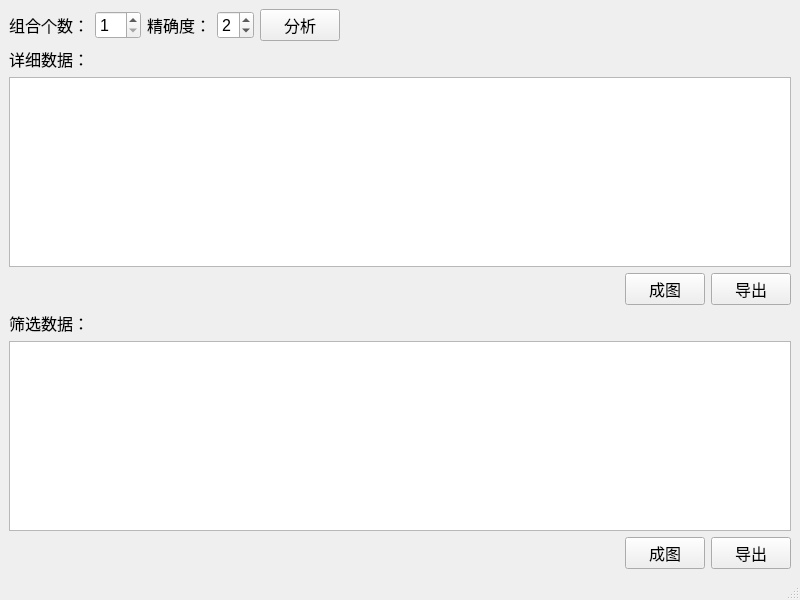
<?xml version="1.0" encoding="UTF-8"?>
<ui version="4.0">
 <class>MainWindow</class>
 <widget class="QMainWindow" name="MainWindow">
  <property name="geometry">
   <rect>
    <x>0</x>
    <y>0</y>
    <width>800</width>
    <height>600</height>
   </rect>
  </property>
  <property name="windowTitle">
   <string>回归分析</string>
  </property>
  <widget class="QWidget" name="centralwidget">
   <layout class="QVBoxLayout" name="verticalLayout_3">
    <item>
     <layout class="QHBoxLayout" name="horizontalLayout_3">
      <item>
       <widget class="QLabel" name="label">
        <property name="font">
         <font>
          <pointsize>12</pointsize>
         </font>
        </property>
        <property name="text">
         <string>组合个数：</string>
        </property>
       </widget>
      </item>
      <item>
       <widget class="QSpinBox" name="spinBox">
        <property name="sizePolicy">
         <sizepolicy hsizetype="Fixed" vsizetype="Fixed">
          <horstretch>0</horstretch>
          <verstretch>0</verstretch>
         </sizepolicy>
        </property>
        <property name="font">
         <font>
          <pointsize>12</pointsize>
         </font>
        </property>
        <property name="minimum">
         <number>1</number>
        </property>
        <property name="maximum">
         <number>50</number>
        </property>
       </widget>
      </item>
      <item>
       <widget class="QLabel" name="label_2">
        <property name="font">
         <font>
          <pointsize>12</pointsize>
         </font>
        </property>
        <property name="text">
         <string>精确度：</string>
        </property>
       </widget>
      </item>
      <item>
       <widget class="QSpinBox" name="spinBox_2">
        <property name="sizePolicy">
         <sizepolicy hsizetype="Fixed" vsizetype="Fixed">
          <horstretch>0</horstretch>
          <verstretch>0</verstretch>
         </sizepolicy>
        </property>
        <property name="font">
         <font>
          <pointsize>12</pointsize>
         </font>
        </property>
        <property name="maximum">
         <number>6</number>
        </property>
        <property name="value">
         <number>2</number>
        </property>
       </widget>
      </item>
      <item>
       <widget class="QPushButton" name="btn_regression">
        <property name="font">
         <font>
          <pointsize>12</pointsize>
         </font>
        </property>
        <property name="text">
         <string>分析</string>
        </property>
       </widget>
      </item>
      <item>
       <spacer name="horizontalSpacer_3">
        <property name="orientation">
         <enum>Qt::Horizontal</enum>
        </property>
        <property name="sizeHint" stdset="0">
         <size>
          <width>40</width>
          <height>20</height>
         </size>
        </property>
       </spacer>
      </item>
     </layout>
    </item>
    <item>
     <layout class="QVBoxLayout" name="verticalLayout_2">
      <item>
       <widget class="QLabel" name="label_4">
        <property name="font">
         <font>
          <pointsize>12</pointsize>
         </font>
        </property>
        <property name="text">
         <string>详细数据：</string>
        </property>
       </widget>
      </item>
      <item>
       <widget class="QTableView" name="tableView_1"/>
      </item>
      <item>
       <layout class="QHBoxLayout" name="horizontalLayout_2">
        <item>
         <spacer name="horizontalSpacer">
          <property name="orientation">
           <enum>Qt::Horizontal</enum>
          </property>
          <property name="sizeHint" stdset="0">
           <size>
            <width>40</width>
            <height>20</height>
           </size>
          </property>
         </spacer>
        </item>
        <item>
         <widget class="QPushButton" name="btn_chart_1">
          <property name="font">
           <font>
            <pointsize>12</pointsize>
           </font>
          </property>
          <property name="text">
           <string>成图</string>
          </property>
         </widget>
        </item>
        <item>
         <widget class="QPushButton" name="btn_export_1">
          <property name="font">
           <font>
            <pointsize>12</pointsize>
           </font>
          </property>
          <property name="text">
           <string>导出</string>
          </property>
         </widget>
        </item>
       </layout>
      </item>
     </layout>
    </item>
    <item>
     <layout class="QVBoxLayout" name="verticalLayout">
      <item>
       <widget class="QLabel" name="label_3">
        <property name="font">
         <font>
          <pointsize>12</pointsize>
         </font>
        </property>
        <property name="text">
         <string>筛选数据：</string>
        </property>
       </widget>
      </item>
      <item>
       <widget class="QTableView" name="tableView_2"/>
      </item>
      <item>
       <layout class="QHBoxLayout" name="horizontalLayout">
        <item>
         <spacer name="horizontalSpacer_2">
          <property name="orientation">
           <enum>Qt::Horizontal</enum>
          </property>
          <property name="sizeHint" stdset="0">
           <size>
            <width>40</width>
            <height>20</height>
           </size>
          </property>
         </spacer>
        </item>
        <item>
         <widget class="QPushButton" name="btn_chart_2">
          <property name="font">
           <font>
            <pointsize>12</pointsize>
           </font>
          </property>
          <property name="text">
           <string>成图</string>
          </property>
         </widget>
        </item>
        <item>
         <widget class="QPushButton" name="btn_export_2">
          <property name="font">
           <font>
            <pointsize>12</pointsize>
           </font>
          </property>
          <property name="text">
           <string>导出</string>
          </property>
         </widget>
        </item>
       </layout>
      </item>
     </layout>
    </item>
   </layout>
  </widget>
  <widget class="QStatusBar" name="statusbar"/>
 </widget>
 <resources/>
 <connections/>
</ui>
